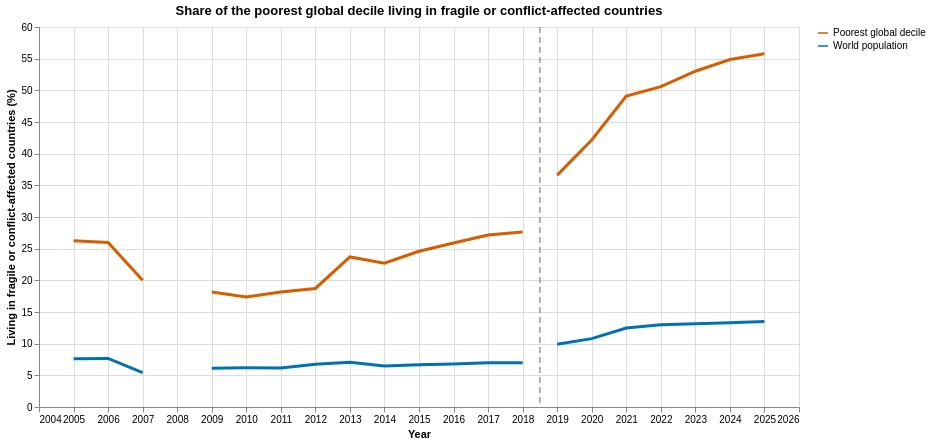

The cell this chart's notebook holds for it:
### Markdown cell above
## Where the poorest decile lives

The orange line is the share of the global D1 living in listed countries; the blue line is the same share for the world population. The dashed rule marks the FY20 methodology change, so only the segment to its right is a like-for-like trend.

### Code cell
long = concentration.melt(
    id_vars=['year', 'methodology'],
    value_vars=['d1_share', 'world_share'],
    var_name='group',
    value_name='share',
).replace({'d1_share': 'Poorest global decile', 'world_share': 'World population'})

lines = (
    alt.Chart(long)
    .mark_line(strokeWidth=3)
    .encode(
        x=alt.X('year:Q', title='Year', axis=alt.Axis(format='d')),
        y=alt.Y('share:Q', title='Living in fragile or conflict-affected countries (%)'),
        color=alt.Color(
            'group:N',
            title=None,
            scale=alt.Scale(
                domain=['Poorest global decile', 'World population'],
                range=['#D55E00', '#0072B2'],
            ),
        ),
        detail='methodology:N',
        tooltip=[
            alt.Tooltip('year:O', title='Year'),
            alt.Tooltip('group:N', title='Group'),
            alt.Tooltip('share:Q', title='Share (%)', format='.1f'),
            alt.Tooltip('methodology:N', title='Methodology'),
        ],
    )
)
methodology_break = (
    alt.Chart(pd.DataFrame({'year': [2018.5]}))
    .mark_rule(strokeDash=[6, 4], color='#666666')
    .encode(x='year:Q')
)
fcs_chart = (lines + methodology_break).properties(
    width=760,
    height=380,
    title='Share of the poorest global decile living in fragile or conflict-affected countries',
)
fcs_chart

### Figure 1 — Vega-Lite specification as saved in the notebook (floating-point values rounded to 4 significant figures)
{"config": {"view": {"continuousWidth": 300, "continuousHeight": 300}}, "layer": [{"data": {"name": "data-caa72c5e57c1e83c74ecb688a70a1c52"}, "mark": {"type": "line", "strokeWidth": 3}, "encoding": {"color": {"field": "group", "scale": {"domain": ["Poorest global decile", "World population"], "range": ["#D55E00", "#0072B2"]}, "title": null, "type": "nominal"}, "detail": {"field": "methodology", "type": "nominal"}, "tooltip": [{"field": "year", "title": "Year", "type": "ordinal"}, {"field": "group", "title": "Group", "type": "nominal"}, {"field": "share", "format": ".1f", "title": "Share (%)", "type": "quantitative"}, {"field": "methodology", "title": "Methodology", "type": "nominal"}], "x": {"axis": {"format": "d"}, "field": "year", "title": "Year", "type": "quantitative"}, "y": {"field": "share", "title": "Living in fragile or conflict-affected countries (%)", "type": "quantitative"}}}, {"data": {"name": "data-a780283cee9616786507708985cc7d79"}, "mark": {"type": "rule", "color": "#666666", "strokeDash": [6, 4]}, "encoding": {"x": {"field": "year", "type": "quantitative"}}}], "height": 380, "title": "Share of the poorest global decile living in fragile or conflict-affected countries", "width": 760, "$schema": "https://vega.github.io/schema/vega-lite/v6.4.1.json", "datasets": {"data-caa72c5e57c1e83c74ecb688a70a1c52": [{"year": 2005, "methodology": "LICUS", "group": "Poorest global decile", "share": 26.26}, {"year": 2006, "methodology": "LICUS", "group": "Poorest global decile", "share": 25.97}, {"year": 2007, "methodology": "LICUS", "group": "Poorest global decile", "share": 20.0}, {"year": 2008, "methodology": "Fragile states", "group": "Poorest global decile", "share": 20.21}, {"year": 2009, "methodology": "Harmonized fragile situations", "group": "Poorest global decile", "share": 18.15}, {"year": 2010, "methodology": "Harmonized fragile situations", "group": "Poorest global decile", "share": 17.37}, {"year": 2011, "methodology": "Harmonized fragile situations", "group": "Poorest global decile", "share": 18.16}, {"year": 2012, "methodology": "Harmonized fragile situations", "group": "Poorest global decile", "share": 18.72}, {"year": 2013, "methodology": "Harmonized fragile situations", "group": "Poorest global decile", "share": 23.69}, {"year": 2014, "methodology": "Harmonized fragile situations", "group": "Poorest global decile", "share": 22.71}, {"year": 2015, "methodology": "Harmonized fragile situations", "group": "Poorest global decile", "share": 24.59}, {"year": 2016, "methodology": "Harmonized fragile situations", "group": "Poorest global decile", "share": 25.89}, {"year": 2017, "methodology": "Harmonized fragile situations", "group": "Poorest global decile", "share": 27.16}, {"year": 2018, "methodology": "Harmonized fragile situations", "group": "Poorest global decile", "share": 27.61}, {"year": 2019, "methodology": "FCS", "group": "Poorest global decile", "share": 36.62}, {"year": 2020, "methodology": "FCS", "group": "Poorest global decile", "share": 42.16}, {"year": 2021, "methodology": "FCS", "group": "Poorest global decile", "share": 49.1}, {"year": 2022, "methodology": "FCS", "group": "Poorest global decile", "share": 50.58}, {"year": 2023, "methodology": "FCS", "group": "Poorest global decile", "share": 53.02}, {"year": 2024, "methodology": "FCS", "group": "Poorest global decile", "share": 54.86}, {"year": 2025, "methodology": "FCS", "group": "Poorest global decile", "share": 55.76}, {"year": 2005, "methodology": "LICUS", "group": "World population", "share": 7.627}, {"year": 2006, "methodology": "LICUS", "group": "World population", "share": 7.66}, {"year": 2007, "methodology": "LICUS", "group": "World population", "share": 5.432}, {"year": 2008, "methodology": "Fragile states", "group": "World population", "share": 6.126}, {"year": 2009, "methodology": "Harmonized fragile situations", "group": "World population", "share": 6.112}, {"year": 2010, "methodology": "Harmonized fragile situations", "group": "World population", "share": 6.193}, {"year": 2011, "methodology": "Harmonized fragile situations", "group": "World population", "share": 6.155}, {"year": 2012, "methodology": "Harmonized fragile situations", "group": "World population", "share": 6.734}, {"year": 2013, "methodology": "Harmonized fragile situations", "group": "World population", "share": 7.083}, {"year": 2014, "methodology": "Harmonized fragile situations", "group": "World population", "share": 6.477}, {"year": 2015, "methodology": "Harmonized fragile situations", "group": "World population", "share": 6.658}, {"year": 2016, "methodology": "Harmonized fragile situations", "group": "World population", "share": 6.798}, {"year": 2017, "methodology": "Harmonized fragile situations", "group": "World population", "share": 6.968}, {"year": 2018, "methodology": "Harmonized fragile situations", "group": "World population", "share": 6.983}, {"year": 2019, "methodology": "FCS", "group": "World population", "share": 9.915}, {"year": 2020, "methodology": "FCS", "group": "World population", "share": 10.79}, {"year": 2021, "methodology": "FCS", "group": "World population", "share": 12.46}, {"year": 2022, "methodology": "FCS", "group": "World population", "share": 12.99}, {"year": 2023, "methodology": "FCS", "group": "World population", "share": 13.13}, {"year": 2024, "methodology": "FCS", "group": "World population", "share": 13.31}, {"year": 2025, "methodology": "FCS", "group": "World population", "share": 13.49}], "data-a780283cee9616786507708985cc7d79": [{"year": 2018.0}]}}
